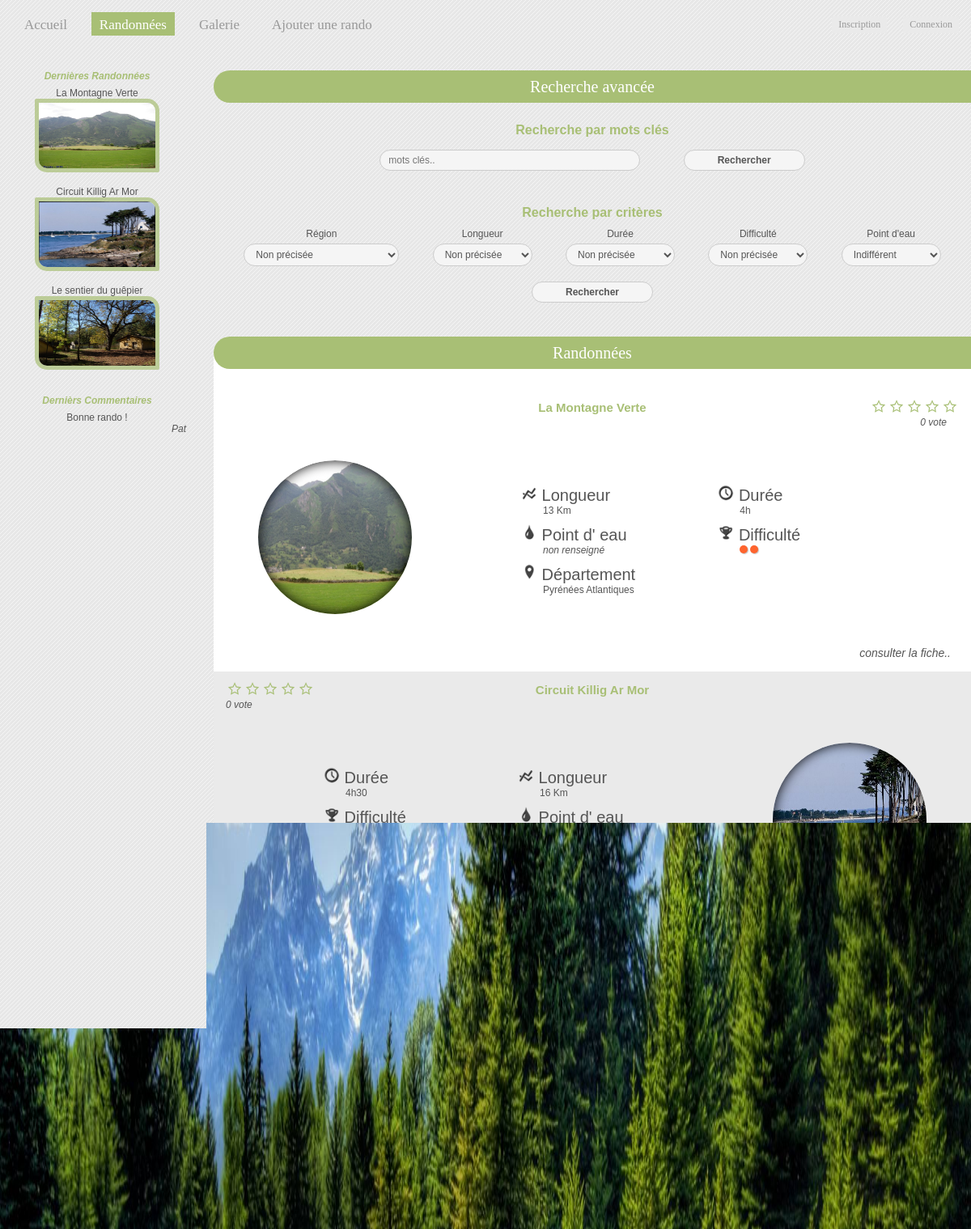
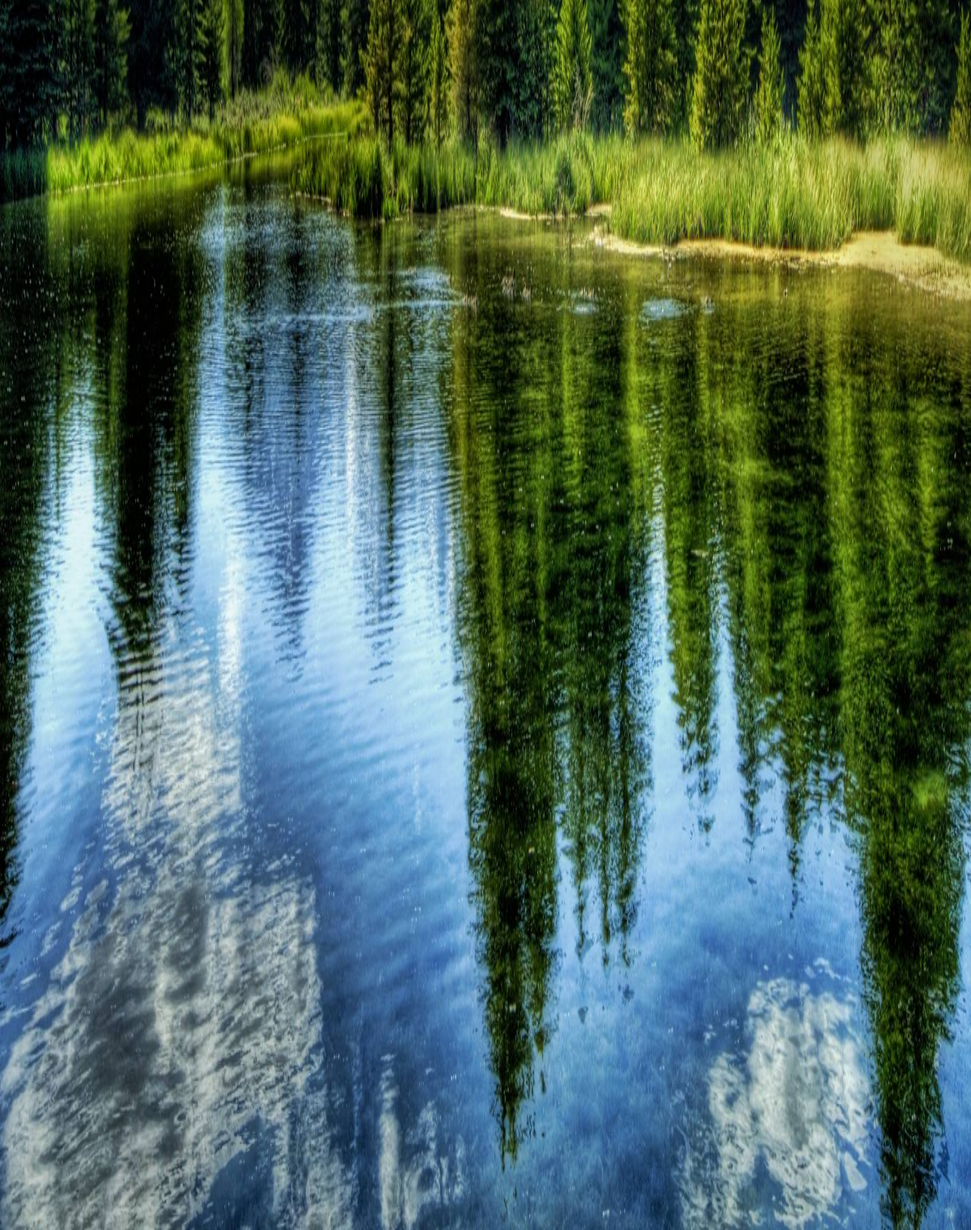
The page /index.php?page=recherche on the database its author committed (2 pictures, top to bottom).
### tables this page shows
CREATE TABLE IF NOT EXISTS `rando` (
	`code` int(10) NOT NULL AUTO_INCREMENT,
	`titre` varchar(150) NOT NULL,
	`longueur` float unsigned NOT NULL,
	`duree` time NOT NULL,
	`difficulte` int(1) NOT NULL,
	`descriptif` text NOT NULL,
	`note` int(1) DEFAULT NULL,
	`point_eau` tinyint(1) DEFAULT NULL,
	`denivele` int(4) DEFAULT NULL,
	`equipement` varchar(150) DEFAULT NULL,
	`date_insertion` datetime NOT NULL,
	`valide` tinyint(1) NOT NULL,
	`parcours` int(10) NOT NULL,
	`departement` varchar(2) NOT NULL,
	`photo_principale` int(10) NOT NULL,
	`auteur` varchar(30) NOT NULL,
	`galerie` int(10) DEFAULT NULL,
	PRIMARY KEY (`code`),
	FOREIGN KEY (`parcours`) REFERENCES `parcours`(`id`),
	FOREIGN KEY (`departement`) REFERENCES `departements`(`num_departement`),
	FOREIGN KEY (`photo_principale`) REFERENCES `photo`(`numero`),
	FOREIGN KEY (`auteur`) REFERENCES `membre`(`pseudo`),
	FOREIGN KEY (`galerie`) REFERENCES `galerie`(`numero`),
	CHECK (difficulte BETWEEN 0 and 5),
	CHECK (note BETWEEN 0 and 5)
);

CREATE TABLE IF NOT EXISTS `photo` (
	`numero` int(10) NOT NULL AUTO_INCREMENT,
	`nom` blob NOT NULL,
	`galerie` int(10) NOT NULL,
	`descriptif` text DEFAULT NULL,
	`valide` tinyint(1) NOT NULL,
	PRIMARY KEY (`numero`),
	FOREIGN KEY (`galerie`) REFERENCES `galerie`(`numero`)
);

CREATE TABLE IF NOT EXISTS `commentaire` (
	`numero` int(10) NOT NULL AUTO_INCREMENT,
	`date` datetime NOT NULL,
	`auteur` varchar(30) NOT NULL,
	`code_rando` int(10) NOT NULL,
	`commentaire` text NOT NULL,
	`note` int(1) DEFAULT NULL,
	`valide` tinyint(1) DEFAULT NULL,
	PRIMARY KEY (`numero`),
	FOREIGN KEY (`code_rando`) REFERENCES `rando`(`code`),
	FOREIGN KEY (`auteur`) REFERENCES `membre`(`pseudo`),
	CHECK (note BETWEEN 0 and 5)
);

CREATE TABLE IF NOT EXISTS `galerie` (
	`numero` int(10) NOT NULL AUTO_INCREMENT,
	`nom` varchar(100) NOT NULL,
	PRIMARY KEY (`numero`)
);

CREATE TABLE IF NOT EXISTS `departements` (
	`num_departement` varchar(2) NOT NULL,
	`num_region` varchar(2) NOT NULL,
	`nom` char(32) NOT NULL,
	PRIMARY KEY  (`num_departement`),
	FOREIGN KEY (`num_region`) REFERENCES `regions`(`num_region`)
);

### Controller/c_recherche_avancee.php (called while the page is built, shortened)
<?php
include_once('bin/params.php');
include_once('Models/m_gestion_recherche.php');
$rando_recente = selection_rando_recente();
if(empty($_POST['envoie_formulaire']) && empty($_POST['envoie_titre']) && !isset($_GET['region'])){
	$listeRando = $rando_recente;
}
include_once('View/v_recherche_avancee.php');

### Controller/c_activitees_recentes.php (called while the page is built)
<?php
include_once('bin/params.php');
include_once('Models/m_activitees_recentes.php');
$liste_rando = last_rando(3);
$liste_com = last_comment(3);
include_once('View/v_activitees_recentes.php');

### Models/m_activitees_recentes.php (called while the page is built, shortened)
<?php
function last_rando($nombre){
	global $bdd;
	$query = '	SELECT rando.code, rando.titre, photo.nom AS nom_photo , galerie.nom AS nom_galerie
				FROM rando, photo, galerie
				WHERE rando.photo_principale = photo.numero
				AND photo.galerie = galerie.numero
				AND rando.valide = 1
				ORDER BY date_insertion DESC
				LIMIT 0, '.$nombre;
	$exec = $bdd->query($query) or die(print_r($erreur -> errorInfo()));
	$data = $exec->fetchAll();
	return $data;
}
function last_comment($nombre){
	global $bdd;
	$query = '	SELECT commentaire, auteur
				FROM commentaire
				ORDER BY date DESC
				LIMIT 0, '.$nombre;
	$exec = $bdd->query($query) or die(print_r($erreur -> errorInfo()));
	$data = $exec->fetchAll();
	return $data;
}

### Models/m_gestion_recherche.php (called while the page is built, shortened)
<?php
function selection_rando_recente(){
	global $bdd;
	$reqStr = '	SELECT rando.* , departements.nom AS nom_departement, photo.nom AS nom_photo, galerie.nom AS nom_galerie, (	SELECT COUNT(*)
																															FROM commentaire
																															WHERE note
																															BETWEEN 1
																															AND 5
																															AND code_rando = rando.code
																															) AS nb_note
				FROM rando, photo, galerie, departements
				WHERE rando.photo_principale = photo.numero
				AND photo.galerie = galerie.numero
				AND rando.departement = departements.num_departement
				AND rando.valide =1
				ORDER BY date_insertion DESC
				LIMIT 0 , 10';
	$req = $bdd->query($reqStr);
	$result = $req->fetchAll();
	return $result;
}

### Controller/c_footer.php (called while the page is built, shortened)
<?php
include_once('bin/params.php');
include_once('Models/m_footer.php');
$nb_membre = number_of('membre');
$nb_rando = number_of('rando');
$nb_photo = number_of('photo');
$nb_comment = number_of('commentaire');
$nb_connecte = number_of('connectes');
include_once('View/v_footer.php');

### Models/m_footer.php (called while the page is built, shortened)
<?php
function number_of($table){
	global $bdd;
	$query = 'SELECT count(*) FROM '.$table;
	$exec = $bdd->query($query);
	$data = $exec->fetchColumn();
	return $data;
}

### View/v_recherche_avancee.php (the view, shortened to what this page needs)
<!DOCTYPE html>
<html lang="fr">
    <?php head("Recherche avancée"); ?>
    <body>
        <div id="corps">
            <?php menu(); ?>
            <?php include_once('Controller/c_activitees_recentes.php'); ?>
            <section id="rando">
                <div class="titre"> Recherche avancée </div>
                <form method="post" action="index.php?page=recherche">
                    <div id="recherche_mot_cle">
                        <h1>Recherche par mots clés</h1>
                        <input type="text" name="title" placeholder="mots clés.." autocomplete="off"/>
                        <input type="submit" name="envoie_titre" value="Rechercher"/>
                    </div>
                    <br/><br/>
                    <div id="recherche_criteres">
                        <h1>Recherche par critères</h1>
                        <div class="critere">
                            <label for="s_region">Région</label><br/>
                            <?php
                                echo'<select id="s_region" name="s_region">';
                                echo'<option value="not_clarify">Non précisée</option>';
                                echo'</select>';
                            ?>
                        </div>
                        <div class="critere">
                            <label for="distance">Longueur</label><br/>
                            <select id="distance" name="distance">
                                <option value="non_precise" selected="selected">Non précisée</option>
                            </select>
                        </div>
                        <div class="critere">
                            <label for="time">Durée</label><br/>
                            <select id="time" name="time">
                                <option value="time_non_precise" selected="selected">Non précisée</option>
                            </select>
                        </div>
                        <div class="critere">
                            <label for="difficulty">Difficulté</label><br/>
                            <select id="difficulty" name="difficulty">
                                <option value="difficulte_non_precise" selected="selected">Non précisée</option>
                            </select>
                        </div>
                        <div class="critere">
                            <label for="water">Point d'eau</label><br/>
                            <select id="water" name="water">
                                <option value="0" selected="selected">Indifférent</option>
                            </select>
                        </div>
                        <br/><br/>
                        <input type="submit" value="Rechercher" name="envoie_formulaire"/>
                    </div>
                </form>
                <br/><br/><br/>
                <div id="affichage_recherche">
                    <div class="titre">Randonnées</div>
                    <?php
                        if(!empty($listeRando)){
                            $i=0;
                            foreach($listeRando as $rando){
                                $code = $rando['code'];
                                $title = $rando['titre'];
                                $department = $rando['nom_departement'];
                                $lenght = $rando['longueur'].' Km';
                                $photo = 'Resources/Galerie/'.$rando['nom_galerie'].'/'.$rando['nom_photo'];
								$difficulty = '';
                                for($j = 1; $j <= $rando['difficulte']; $j++){ $difficulty .= '<div id="cercle"></div>'; }
								$time = explode(':', $rando['duree']);
                                $minutes = intVal($time[1]);
                                $hour = intVal($time[0]);
                                $day = (int)($hour / 24);
                                $hour = ($hour % 24);
                                $duration = (($day > 0)?$day.' Jour'.(($day > 1)? 's ' : ' '): "").$hour.'h'.(($minutes > 0)? $minutes : "");
								$number_of_note = $rando['nb_note'].' vote'.(($rando['nb_note'] > 1)? 's' : '');
								$etoile = '';
                                if(empty($rando['note'])){
                                    for($j = 1; $j <= 5; $j++){
										$etoile .= '<img id="stars_vide" src="Resources/Images/stars_vide.png"/>';
									}
                                }
								if(empty($rando['point_eau'])){ $water = '<em>non renseigné</em>'; }
                                else{ $water = 'oui'; }
                                if($i % 2 === 0) $css = '_pair';
                                else $css = '_impair';
                                $i++;
                                echo '  <div id="rando'.$css.'">
                                            <br/>
                                            <center><h2>'.$title.'</h2></center>
                                            <div id="note">'.$etoile.'<br/><span id="nb_vote">'.$number_of_note.'</span></div>
                                            <div id="rond">
                                                <a id="lien" href="index.php?page=fiche_rando&code='.$code.'"></a>
                                                <img src="'.$photo.'"/>
                                            </div>
                                            <div id="texte">
                                                <div class="caracteristiques">
                                                    <span class="intitule_caract">
                                                        <img src="Resources/Images/longueur.png"/>
                                                        Longueur
                                                    </span><br/>
                                                    <span class="valeur_caract">'.$lenght.'</span>
                                                </div>
                                                <div class="caracteristiques">
                                                    <span class="intitule_caract">
                                                        <img src="Resources/Images/duree.png"/>
                                                        Durée</span><br/>
                                                    <span class="valeur_caract">'.$duration.'</span>
                                                </div>
                                                <div class="caracteristiques">
                                                    <span class="intitule_caract">
                                                        <img src="Resources/Images/eau.png"/>
                                                        Point d\' eau
                                                    </span><br/>
                                                    <span class="valeur_caract">'.$water.'</span>
                                                </div>
                                                <div class="caracteristiques">
                                                    <span class="intitule_caract">
                                                        <img src="Resources/Images/difficulte.png"/>
                                                        Difficulté
                                                    </span><br/>
                                                    <span class="valeur_caract">'.$difficulty.'</span>
                                                </div>
                                                <div class="caracteristiques">
                                                    <span class="intitule_caract">
                                                        <img src="Resources/Images/departement.png"/>
                                                        Département
                                                    </span><br/>
                                                    <span class="valeur_caract">'.$department.'</span>
                                                </div>
                                            </div>
                                            <div id="fiche">
                                                <a id="lien_consulter_fiche" href="index.php?page=fiche_rando&code='.$code.'">consulter la fiche..</a>
                                            </div>
                                        </div>';
                            }
                        }
                        else{
                            echo '</div><h2>Aucune randonnée trouvée</h2><div>';
                        }
                    ?>
                </div>
            </section>
            <?php include_once('Controller/c_footer.php'); ?>
        </div>
    </body>
</html>

### index.php (shortened to what this page needs)
<?php
include_once("View/header.php");
include_once("View/menu.php");
if(!isset($_GET['page']) or $_GET['page'] == 'accueil'){
	include_once('View/accueil.php');
}
else{
	switch($_GET['page']){
		case 'recherche':
			include_once('Controller/c_recherche_avancee.php');
			break;
	}
}

### View/header.php (shortened to what this page needs)
 <?php
function head($titlePage, $listInc = array()){
	echo '<head>';
	echo '<link rel="stylesheet" type="text/css" href="CSS/'.CSS_BASE.'"/>';
	echo '</head>';
}

### View/menu.php (shortened to what this page needs)
<?php
function menu(){
	echo '	<nav>
				<ul id="menu">
					<li><a id="accueil" href="index.php">Accueil</a></li>
					<li><a id="recherche" href="index.php?page=recherche">Randonnées</a></li>
					<li><a id="galerie" href="index.php?page=galerie">Galerie</a></li>
					<li><a id="ajout_rando" href="index.php?page=ajout_rando">Ajouter une rando</a></li>';
	echo '		</ul>
				<ul id="account">';
	if(isset($_SESSION['statut'])){
		echo '		<li><a class="profil" href="index.php?page=profil">Profil</a></li>
					<li><a class="connexion" href="index.php?page=deconnexion">Déconnexion</a></li>';
	}
	else{
		echo '		<li><a class="profil" href="index.php?page=inscription">Inscription</a></li>
					<li><a class="connexion" href="index.php?page=connexion">Connexion</a></li>';
	}
	echo '		</ul>
			</nav>
	';
}

### View/v_activitees_recentes.php
<aside>
    <h3>Dernières Randonnées</h3>
		<?php
        foreach($liste_rando as $rando){
			echo '	<a href="index.php?page=fiche_rando&code='.$rando['code'].'">
						'.$rando['titre'].'</br>
						<img src="Resources/Galerie/'.$rando['nom_galerie'].'/'.$rando['nom_photo'].'" width="144px" height="81px;"/>
					</a><br/><br/>
			';
        }
        ?>
    <br/>
	<h3>Dernièrs Commentaires</h3>
		<?php
        foreach($liste_com as $com){
			echo $com['commentaire'].'</br>';
			echo '<em>'.$com['auteur'].'</em><br/><br/>';
        }
        ?>
</aside>

### View/v_footer.php
<footer>
	<hr/>
	<p>
    	<?php echo $nb_membre; ?> inscrits |
		<?php echo $nb_photo; ?> photos |
		<?php echo $nb_rando; ?> randonnées |
		<?php echo $nb_comment; ?> commentaires postés |
		<?php echo $nb_connecte; ?> personnes sont connectées
    </p>
    <p>
        <a href="#">Qui sommes-nous ?</a> | <a href="index.php?page=contact">Contact</a>
    </p>
    <p>
        &copy; 2014 RandoPassion
    </p>
</footer>

### rows shown on the page
rando: titre "La Montagne Verte", photo_principale.nom (picture), note 0 (drawn), number_of_note "0 vote", galerie.nom (picture), longueur "13 Km", duree "4h", point_eau "non renseigné", difficulte 2 (drawn), departement.nom "Pyrénées Atlantiques"
rando: titre "Circuit Killig Ar Mor", photo_principale.nom (picture), note 0 (drawn), number_of_note "0 vote", galerie.nom (picture), longueur "16 Km", duree "4h30", point_eau "oui", difficulte 2 (drawn), departement.nom "Morbihan"
rando: titre "Le sentier du guêpier", photo_principale.nom (picture), note 0 (drawn), number_of_note "0 vote", galerie.nom (picture), longueur "10 Km", duree "2h30", point_eau "oui", difficulte 2 (drawn), departement.nom "Jura"
commentaire: commentaire "Bonne rando !", auteur "Pat"
rando: titre "Le sentier des étangs", note 0 (drawn), number_of_note "0 vote", galerie.nom (picture), longueur "7 Km", duree "2h30", point_eau "oui", difficulte 2 (drawn), departement.nom "Jura"
rando: titre "Le sentier du Loup-Garoup", note 0 (drawn), number_of_note "0 vote", galerie.nom (picture), longueur "4 Km", duree "2h", point_eau "oui", difficulte 1 (drawn), departement.nom "Jura"
rando: titre "Randonnée à La Capelle-Balaguier", note 0 (drawn), number_of_note "0 vote", galerie.nom (picture), longueur "15 Km", point_eau "oui", difficulte 2 (drawn), departement.nom "Aveyron"
rando: titre "Randonnée à Conques", note 0 (drawn), number_of_note "0 vote", galerie.nom (picture), longueur "7 Km", duree "2h30", point_eau "oui", difficulte 1 (drawn), departement.nom "Aveyron"

### other values the page prints
$nb_membre "4"
$nb_photo "48"
$nb_rando "8"
$nb_comment "1"
$nb_connecte "0"
